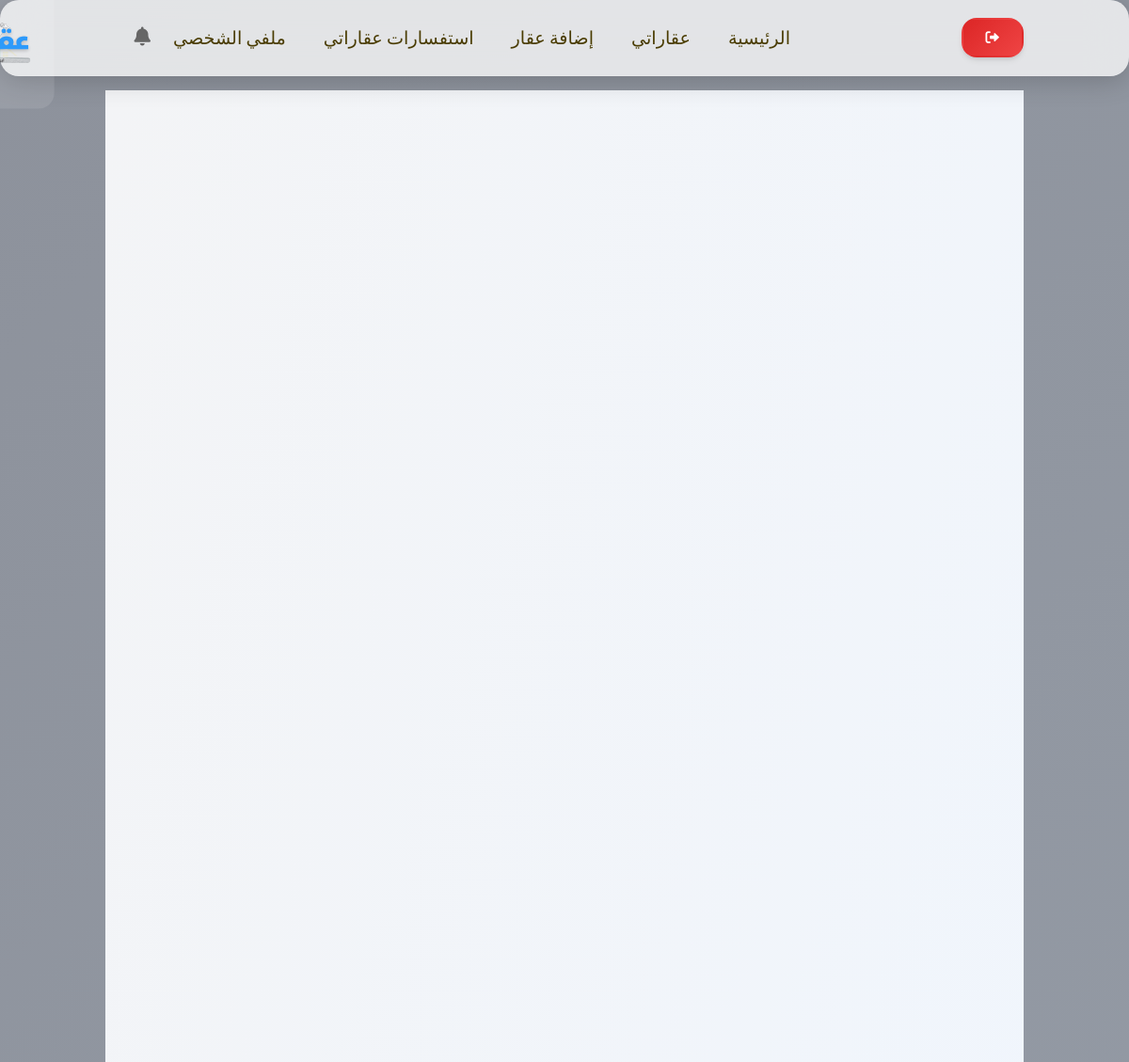
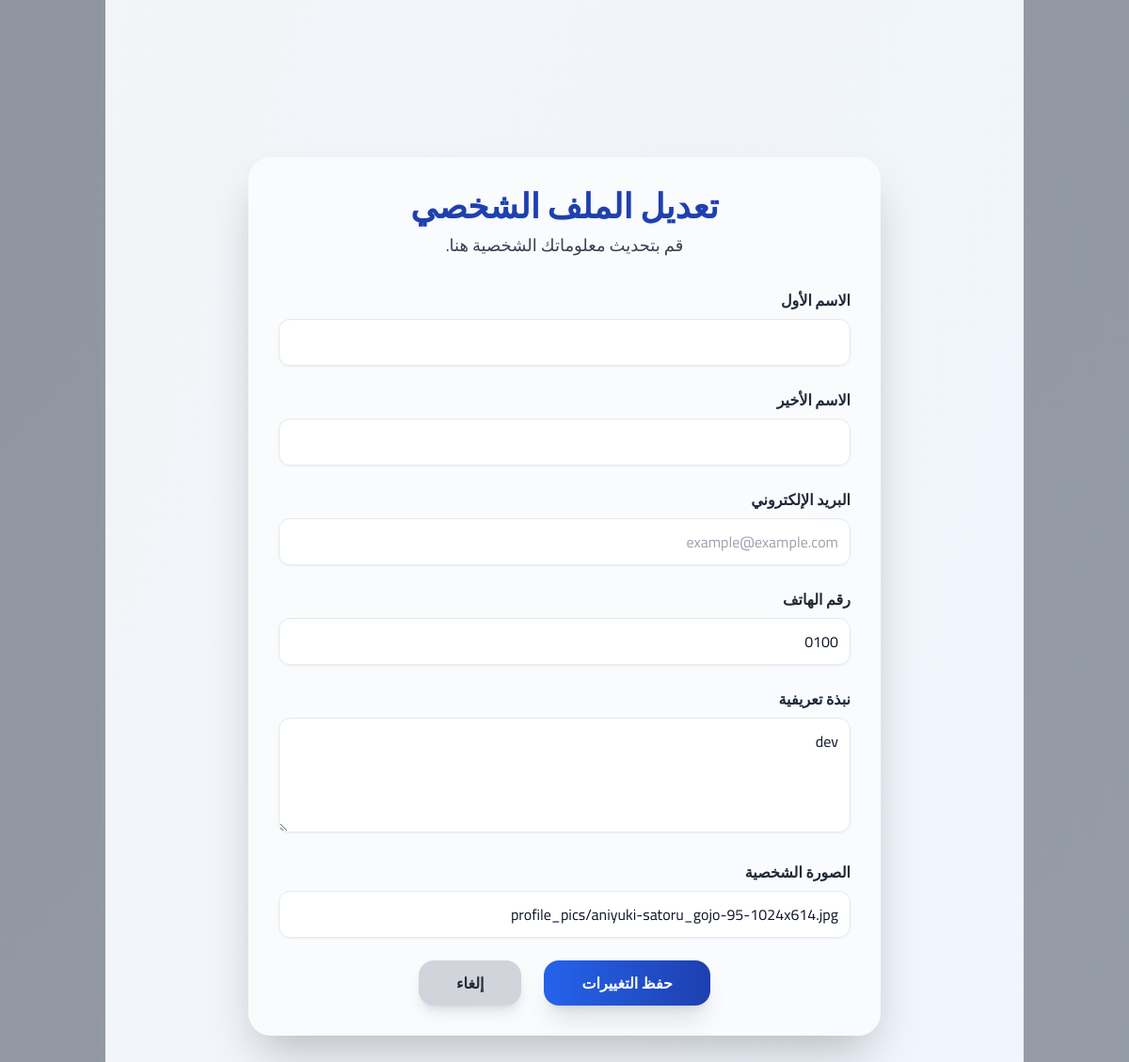
The app's page /users/profile/edit/ (signed in) with its own data (2 pictures, top to bottom).
### users/models.py (models this page shows, shortened)
class CustomUser(AbstractUser):
    is_realtor = models.BooleanField(default=False, verbose_name='هل هو تاجر عقارات؟')
    phone_number = models.CharField(max_length=20, blank=True, null=True, verbose_name='رقم الهاتف')
    profile_picture = CloudinaryField(blank=True, null=True, verbose_name='الصورة الشخصية')
    bio = models.TextField(blank=True, null=True, verbose_name='نبذة تعريفية')
    class Meta:
        verbose_name = 'مستخدم'
        verbose_name_plural = 'المستخدمون'

### users/views.py (the view, shortened to what this page needs)
# urls.py: path('profile/edit/', views.UserProfileUpdateView.as_view(), name='profile_edit'),
class UserProfileUpdateView(UpdateView):
    model = User
    form_class = UserProfileUpdateForm
    template_name = 'users/profile_edit.html'
    success_url = reverse_lazy('users:profile')
    def get_object(self):
        return self.request.user

### users/forms.py
class UserProfileUpdateForm(forms.ModelForm):
    class Meta:
        model = CustomUser
        fields = ['first_name', 'last_name', 'email', 'phone_number', 'bio', 'profile_picture']
        labels = {
            'first_name': 'الاسم الأول',
            'last_name': 'الاسم الأخير',
            'email': 'البريد الإلكتروني',
            'phone_number': 'رقم الهاتف',
            'bio': 'نبذة تعريفية',
            'profile_picture': 'الصورة الشخصية',
        }
        widgets = {
            'email': forms.EmailInput(attrs={'placeholder': 'example@example.com'}),
            'bio': forms.Textarea(attrs={'rows': 4}),
        }

### users/templates/users/profile_edit.html (shortened to what this page needs)
{% extends 'base.html' %}
{% load static %}
{% block content %}
<div class="min-h-screen p-4 md:p-8 bg-gradient-to-br from-gray-100 to-blue-50 flex items-center justify-center">
    <div class="max-w-2xl mx-auto w-full p-8 bg-white/60 backdrop-blur-md rounded-3xl shadow-2xl my-8">
        <h1 class="text-4xl font-extrabold text-center text-blue-800 mb-2 drop-shadow-sm">تعديل الملف الشخصي</h1>
        <p class="text-center text-gray-700 mb-8 text-lg">قم بتحديث معلوماتك الشخصية هنا.</p>
        <form method="post" enctype="multipart/form-data" class="space-y-6">
            {% for field in form %}
            <div class="form-group">
                <label for="{{ field.id_for_label }}" class="block text-gray-800 font-bold mb-2">{{ field.label }}</label>
                {{ field }}
            </div>
            {% endfor %}
            <div class="flex justify-center gap-6 mt-12">
                <button type="submit" class="bg-gradient-to-r from-blue-600 to-blue-800 text-white font-bold py-3 px-10 rounded-2xl shadow-xl hover:from-blue-700 hover:to-blue-900 transition-all duration-300 transform hover:scale-105">
                    حفظ التغييرات
                </button>
                <a href="{% url 'users:profile' %}" class="bg-gray-300 text-gray-800 font-bold py-3 px-10 rounded-2xl shadow-lg hover:bg-gray-400 transition-all duration-300 transform hover:scale-105">
                    إلغاء
                </a>
            </div>
        </form>
    </div>
</div>
{% endblock %}

### static/css/style.css (style rules this page uses)
:root { --primary-color: #1e40af; --primary-hover: #1d4ed8; --secondary-color: #0f172a; --accent-color: #f59e0b; --success-color: #059669; --danger-color: #dc2626; --warning-color: #d97706; --info-color: #0ea5e9; --white: #ffffff; --gray-50: #f8fafc; --gray-100: #f1f5f9; --gray-200: #e2e8f0; --gray-300: #cbd5e1; --gray-400: #94a3b8; --gray-500: #64748b; --gray-600: #475569; --gray-700: #334155; --gray-800: #1e293b; --gray-900: #0f172a; --gradient-primary: linear-gradient(135deg, #1e40af 0%, #3b82f6 100%); --gradient-secondary: linear-gradient(135deg, #0f172a 0%, #334155 100%); --gradient-overlay: linear-gradient(135deg, rgba(127, 143, 218, 0.381) 0%, rgba(15, 23, 42, 0.545) 100%); --shadow-sm: 0 1px 2px 0 rgb(0 0 0 / 0.05); --shadow-md: 0 4px 6px -1px rgba(0, 0, 0, 0.1), 0 2px 4px -2px rgb(0 0 0 / 0.1); --shadow-lg: 0 10px 15px -3px rgb(0 0 0 / 0.1), 0 4px 6px -4px rgb(0 0 0 / 0.1); --shadow-xl: 0 20px 25px -5px rgb(0 0 0 / 0.1), 0 8px 10px -6px rgb(0 0 0 / 0.1); --transition-fast: 150ms ease-in-out; --transition-normal: 300ms ease-in-out; --transition-slow: 500ms ease-in-out; --radius-sm: 0.375rem; --radius-md: 0.5rem; --radius-lg: 0.75rem; --radius-xl: 1rem; --radius-2xl: 1.5rem; --spacing-xs: 0.5rem; --spacing-sm: 1rem; --spacing-md: 1.5rem; --spacing-lg: 2rem; --spacing-xl: 3rem; --spacing-2xl: 4rem; }
* { margin: 0; padding: 0; box-sizing: border-box; }
html { scroll-behavior: smooth; }
body { font-family: 'Cairo', 'Tajawal', sans-serif; line-height: 1.6; color: var(--gray-800); background-image: linear-gradient(135deg, #0f172a75 0%, #3341557d 100%), url('../img/bg3.jpg')!important; background-size: cover !important; background-attachment: fixed !important; background-position: center; direction: rtl; text-align: right; overflow-x: hidden; }

### static/css/property_list.css (style rules this page uses)
:root { --primary-color: #3b82f6; --primary-dark: #1d4ed8; --primary-light: #60a5fa; --secondary-color: #64748b; --accent-color: #f59e0b; --success-color: #10b981; --danger-color: #ef4444; --warning-color: #f59e0b; --info-color: #06b6d4; --text-primary: #0f172a; --text-secondary: #475569; --text-muted: #94a3b8; --text-light: #cbd5e1; --bg-primary: #ffffff; --bg-secondary: #f8fafc; --bg-tertiary: #f1f5f9; --bg-card: #ffffff; --bg-dark: #0f172a; --bg-gradient: linear-gradient(135deg, #e1dee8 0%, #6bbee5 100%); --border-color: #e2e8f0; --border-light: #f1f5f9; --border-dark: #cbd5e1; --shadow-sm: 0 1px 3px 0 rgb(0 0 0 / 0.1), 0 1px 2px -1px rgb(0 0 0 / 0.1); --shadow-md: 0 4px 6px -1px rgb(0 0 0 / 0.1), 0 2px 4px -2px rgb(0 0 0 / 0.1); --shadow-lg: 0 10px 15px -3px rgb(0 0 0 / 0.1), 0 4px 6px -4px rgb(0 0 0 / 0.1); --shadow-xl: 0 20px 25px -5px rgb(0 0 0 / 0.1), 0 8px 10px -6px rgb(0 0 0 / 0.1); --shadow-2xl: 0 25px 50px -12px rgb(0 0 0 / 0.25); --radius-sm: 0.5rem; --radius-md: 0.75rem; --radius-lg: 1rem; --radius-xl: 1.5rem; --radius-2xl: 2rem; --transition: all 0.3s cubic-bezier(0.4, 0, 0.2, 1); --transition-fast: all 0.15s cubic-bezier(0.4, 0, 0.2, 1); --transition-slow: all 0.5s cubic-bezier(0.4, 0, 0.2, 1); --container-max: 1400px; --header-height: 80px; }
* { box-sizing: border-box; }
body { font-family: 'Cairo', -apple-system, BlinkMacSystemFont, 'Segoe UI', Roboto, sans-serif; line-height: 1.6; color: var(--text-primary); background: var(--bg-secondary); min-height: 100vh; margin: 0; padding: 0; }
html { scroll-behavior: smooth; }

### users/templates/users/profile_edit.html (style rules this page uses)
.form-group input:not([type="checkbox"]), .form-group textarea, .form-group select { width: 100%; padding: 0.75rem; border: 1px solid #e5e7eb; border-radius: 0.75rem; box-shadow: 0 1px 2px 0 rgba(0, 0, 0, 0.05); transition: all 0.2s; background-color: rgba(255, 255, 255, 0.7); backdrop-filter: blur(8px); }
textarea { resize: vertical; }

### records on screen
CustomUser: form "0100" "dev" "profile_pics/aniyuki-satoru_gojo-95-1024x614.jpg"

### other values on screen
{{ field.label }} "الاسم الأول" "الاسم الأخير" "البريد الإلكتروني" "رقم الهاتف" "نبذة تعريفية" "الصورة الشخصية"
